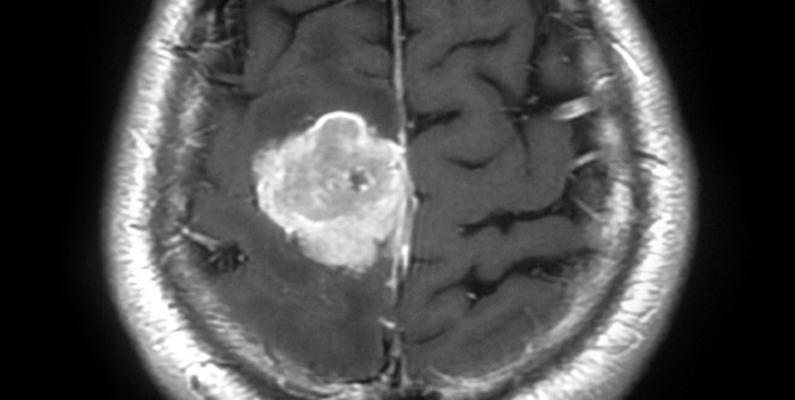
#> input picture brain_test.jpg, 795 x 400 px
$ python -i basic_filters.py   (imports and definitions only)
#> lines starting #> are read from the running program, lines starting #| are printed output that depends on the picture
#> further down, picture is the input picture: shape (400, 795, 3); min 0, max 255, mean 78.7
import cv2
import numpy as np
import matplotlib.pyplot as plt

# [41 lines left out: functions to_grayscale, to_binary, apply_histogram_equalization, plot_histogram, not called in this run]

def split_rgb_channels(img):
    if img is not None:
        img_bgr = cv2.cvtColor(img, cv2.COLOR_GRAY2BGR) if len(img.shape) == 2 else img.copy()
        b, g, r = cv2.split(img_bgr)
        zeros = np.zeros_like(b)
        red_ch = cv2.merge([zeros, zeros, r])
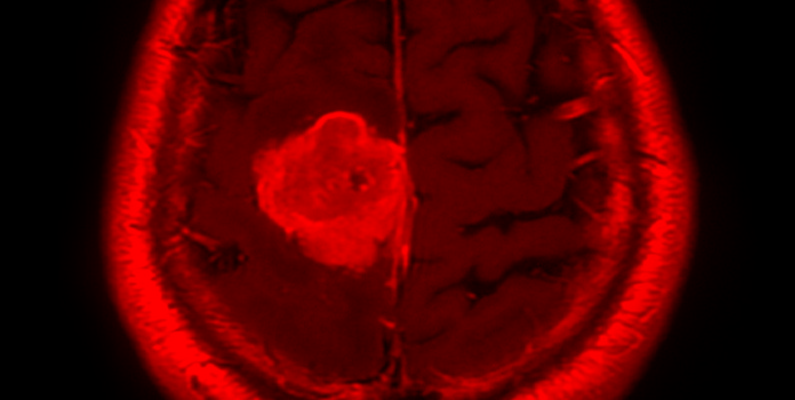
#> red_ch: shape (400, 795, 3); mean of channels 0, 1, 2 0, 0, 78.7; drawn as B, G, R
        green_ch = cv2.merge([zeros, g, zeros])
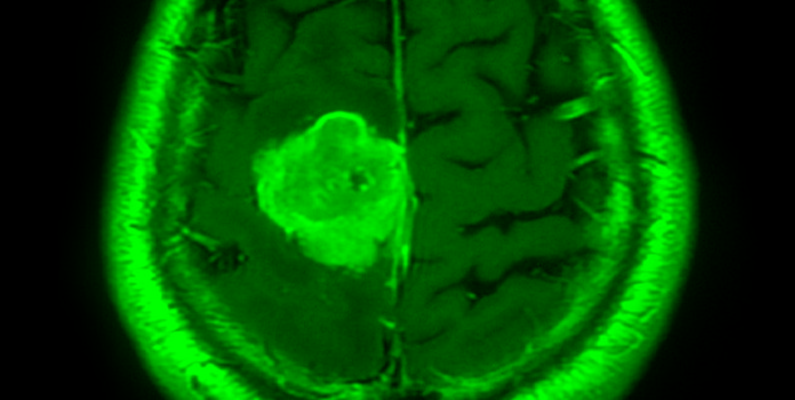
#> green_ch: shape (400, 795, 3); mean of channels 0, 1, 2 0, 78.7, 0; drawn as B, G, R
        blue_ch = cv2.merge([b, zeros, zeros])
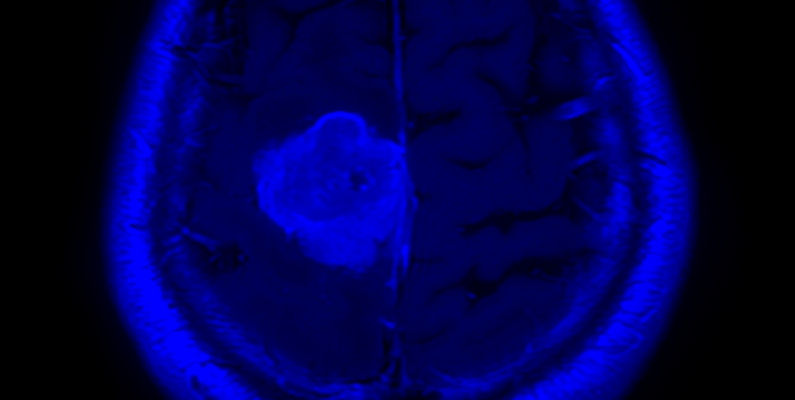
#> blue_ch: shape (400, 795, 3); mean of channels 0, 1, 2 78.7, 0, 0; drawn as B, G, R
        return np.hstack((blue_ch, green_ch, red_ch))
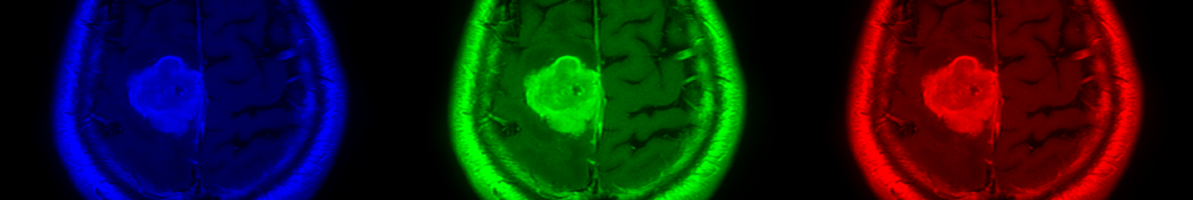
#> returned value: shape (400, 2385, 3) (shown at 1/2 size); mean of channels 0, 1, 2 26.2, 26.2, 26.2; drawn as B, G, R
    return img

# [10 lines left out: functions to_depth_map, to_negative, not called in this run]

>>> import cv2
>>> picture = cv2.imread('../brain_test.jpg')
>>> result = split_rgb_channels(picture)

$ run again, on color_test.jpg
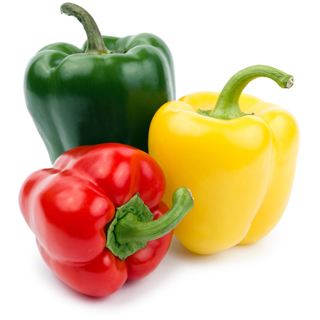
#> input picture color_test.jpg, 320 x 320 px
#> picture is the input picture: shape (320, 320, 3); mean B, G, R 150.7, 187.3, 212
#> in split_rgb_channels, `blue_ch = cv2.merge([b, zeros, zeros])`:
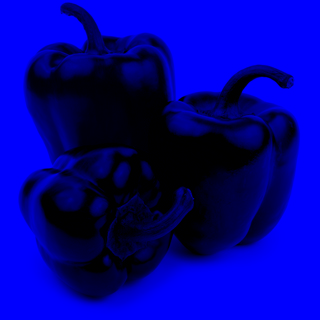
#> blue_ch: shape (320, 320, 3); mean of channels 0, 1, 2 150.7, 0, 0; drawn as B, G, R
#> in split_rgb_channels, `return np.hstack((blue_ch, green_ch, red_ch))`:
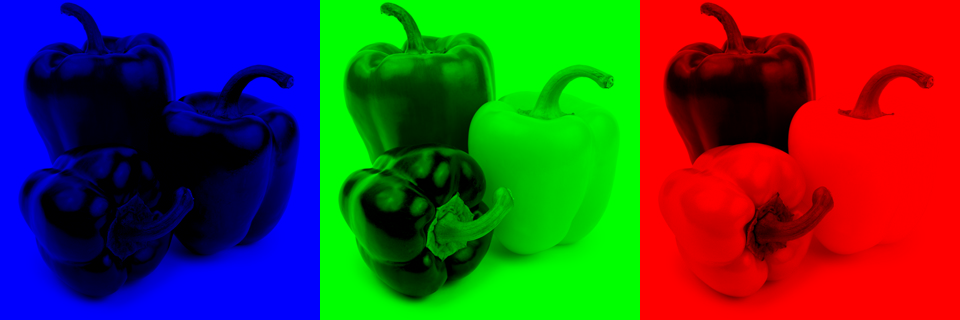
#> returned value: shape (320, 960, 3); mean of channels 0, 1, 2 50.2, 62.4, 70.7; drawn as B, G, R
